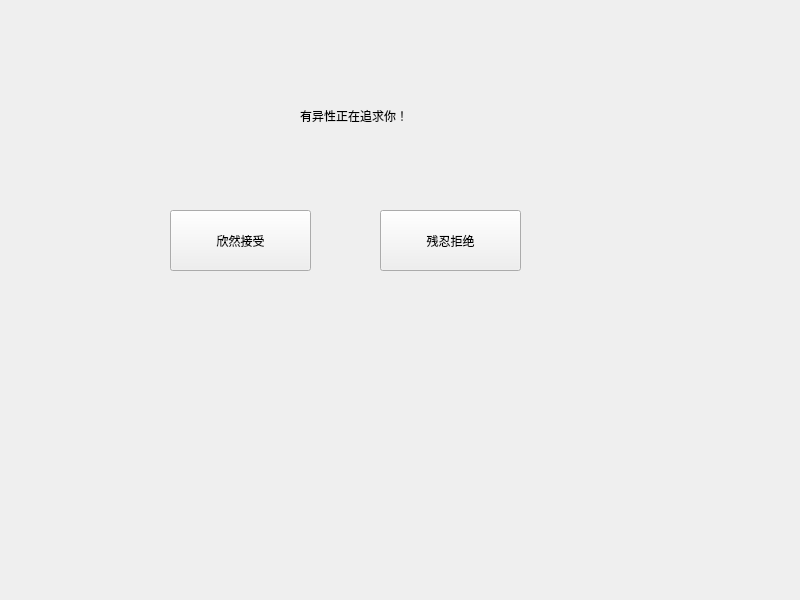
<?xml version="1.0" encoding="UTF-8"?>
<ui version="4.0">
 <class>Widget</class>
 <widget class="QWidget" name="Widget">
  <property name="geometry">
   <rect>
    <x>0</x>
    <y>0</y>
    <width>800</width>
    <height>600</height>
   </rect>
  </property>
  <property name="windowTitle">
   <string>Widget</string>
  </property>
  <widget class="QLabel" name="label">
   <property name="geometry">
    <rect>
     <x>300</x>
     <y>90</y>
     <width>231</width>
     <height>51</height>
    </rect>
   </property>
   <property name="text">
    <string>有异性正在追求你！</string>
   </property>
  </widget>
  <widget class="QPushButton" name="pushButton_accept">
   <property name="geometry">
    <rect>
     <x>170</x>
     <y>210</y>
     <width>141</width>
     <height>61</height>
    </rect>
   </property>
   <property name="text">
    <string>欣然接受</string>
   </property>
  </widget>
  <widget class="QPushButton" name="pushButton_reject">
   <property name="geometry">
    <rect>
     <x>380</x>
     <y>210</y>
     <width>141</width>
     <height>61</height>
    </rect>
   </property>
   <property name="text">
    <string>残忍拒绝</string>
   </property>
  </widget>
 </widget>
 <resources/>
 <connections/>
</ui>
